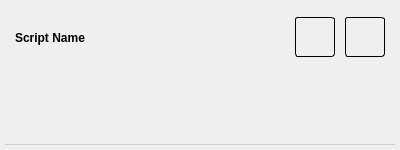
<?xml version="1.0" encoding="UTF-8"?>
<ui version="4.0">
 <class>ScriptWidget</class>
 <widget class="QWidget" name="ScriptWidget">
  <property name="geometry">
   <rect>
    <x>0</x>
    <y>0</y>
    <width>400</width>
    <height>150</height>
   </rect>
  </property>
  <layout class="QVBoxLayout" name="main_layout">
   <property name="spacing">
    <number>5</number>
   </property>
   <property name="leftMargin">
    <number>5</number>
   </property>
   <property name="topMargin">
    <number>5</number>
   </property>
   <property name="rightMargin">
    <number>5</number>
   </property>
   <property name="bottomMargin">
    <number>5</number>
   </property>
   <item>
    <widget class="QWidget" name="title_container" native="true">
     <layout class="QHBoxLayout" name="title_layout">
      <property name="spacing">
       <number>10</number>
      </property>
      <property name="leftMargin">
       <number>10</number>
      </property>
      <property name="topMargin">
       <number>5</number>
      </property>
      <property name="rightMargin">
       <number>10</number>
      </property>
      <property name="bottomMargin">
       <number>5</number>
      </property>
      <item>
       <widget class="QLabel" name="title">
        <property name="styleSheet">
         <string>font-weight: bold; cursor: pointer;</string>
        </property>
        <property name="text">
         <string>Script Name</string>
        </property>
       </widget>
      </item>
      <item>
       <widget class="QPushButton" name="save_button">
        <property name="maximumSize">
         <size>
          <width>40</width>
          <height>40</height>
         </size>
        </property>
        <property name="toolTip">
         <string>Guardar</string>
        </property>
        <property name="styleSheet">
         <string>QPushButton {
  border: 1px solid;
  border-radius: 3px;
}</string>
        </property>
        <property name="text">
         <string/>
        </property>
        <property name="icon">
         <iconset resource="../images.qrc">
          <normaloff>:/services/b_save</normaloff>:/services/b_save</iconset>
        </property>
        <property name="iconSize">
         <size>
          <width>36</width>
          <height>36</height>
         </size>
        </property>
        <property name="fixedSize" stdset="0">
         <size>
          <width>60</width>
          <height>25</height>
         </size>
        </property>
       </widget>
      </item>
      <item>
       <widget class="QPushButton" name="run_button">
        <property name="maximumSize">
         <size>
          <width>40</width>
          <height>40</height>
         </size>
        </property>
        <property name="toolTip">
         <string>Correr script</string>
        </property>
        <property name="styleSheet">
         <string>QPushButton {
  border: 1px solid;
  border-radius: 3px;
}</string>
        </property>
        <property name="text">
         <string/>
        </property>
        <property name="icon">
         <iconset resource="../images.qrc">
          <normaloff>:/services/b_play</normaloff>:/services/b_play</iconset>
        </property>
        <property name="iconSize">
         <size>
          <width>36</width>
          <height>36</height>
         </size>
        </property>
        <property name="fixedSize" stdset="0">
         <size>
          <width>60</width>
          <height>25</height>
         </size>
        </property>
       </widget>
      </item>
     </layout>
    </widget>
   </item>
   <item>
    <widget class="QWidget" name="args_container" native="true">
     <layout class="QVBoxLayout" name="args_layout">
      <property name="spacing">
       <number>5</number>
      </property>
      <property name="leftMargin">
       <number>10</number>
      </property>
      <property name="topMargin">
       <number>0</number>
      </property>
      <property name="rightMargin">
       <number>10</number>
      </property>
      <property name="bottomMargin">
       <number>5</number>
      </property>
      <item>
       <layout class="QGridLayout" name="args_grid">
        <property name="spacing">
         <number>10</number>
        </property>
       </layout>
      </item>
     </layout>
    </widget>
   </item>
   <item>
    <widget class="QWidget" name="line" native="true">
     <property name="minimumSize">
      <size>
       <width>0</width>
       <height>1</height>
      </size>
     </property>
     <property name="maximumSize">
      <size>
       <width>16777215</width>
       <height>1</height>
      </size>
     </property>
     <property name="styleSheet">
      <string>background-color: rgba(128, 128, 128, 0.3);</string>
     </property>
    </widget>
   </item>
  </layout>
 </widget>
 <resources>
  <include location="../images.qrc"/>
 </resources>
 <connections/>
</ui>
